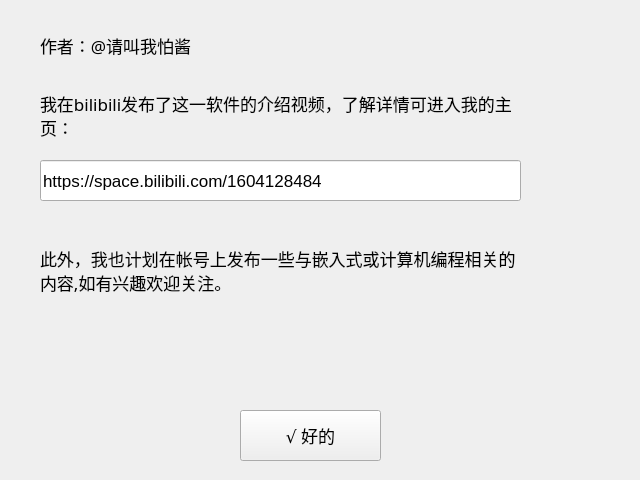
<?xml version="1.0" encoding="UTF-8"?>
<ui version="4.0">
 <class>AboutAuthorDialog</class>
 <widget class="QWidget" name="AboutAuthorDialog">
  <property name="geometry">
   <rect>
    <x>0</x>
    <y>0</y>
    <width>640</width>
    <height>480</height>
   </rect>
  </property>
  <property name="windowTitle">
   <string>Form</string>
  </property>
  <widget class="QLabel" name="label">
   <property name="geometry">
    <rect>
     <x>40</x>
     <y>20</y>
     <width>291</width>
     <height>51</height>
    </rect>
   </property>
   <property name="font">
    <font>
     <family>Arial Unicode MS</family>
     <pointsize>13</pointsize>
    </font>
   </property>
   <property name="text">
    <string>作者：@请叫我怕酱</string>
   </property>
  </widget>
  <widget class="QLabel" name="label_2">
   <property name="geometry">
    <rect>
     <x>40</x>
     <y>90</y>
     <width>491</width>
     <height>51</height>
    </rect>
   </property>
   <property name="font">
    <font>
     <family>Arial Unicode MS</family>
     <pointsize>13</pointsize>
    </font>
   </property>
   <property name="text">
    <string>我在bilibili发布了这一软件的介绍视频，了解详情可进入我的主页：</string>
   </property>
   <property name="wordWrap">
    <bool>true</bool>
   </property>
  </widget>
  <widget class="QLineEdit" name="lineEdit">
   <property name="geometry">
    <rect>
     <x>40</x>
     <y>160</y>
     <width>481</width>
     <height>41</height>
    </rect>
   </property>
   <property name="font">
    <font>
     <pointsize>13</pointsize>
    </font>
   </property>
   <property name="text">
    <string>https://space.bilibili.com/1604128484</string>
   </property>
  </widget>
  <widget class="QLabel" name="label_3">
   <property name="geometry">
    <rect>
     <x>40</x>
     <y>220</y>
     <width>491</width>
     <height>101</height>
    </rect>
   </property>
   <property name="font">
    <font>
     <family>Arial Unicode MS</family>
     <pointsize>13</pointsize>
    </font>
   </property>
   <property name="text">
    <string>此外，我也计划在帐号上发布一些与嵌入式或计算机编程相关的内容,如有兴趣欢迎关注。</string>
   </property>
   <property name="wordWrap">
    <bool>true</bool>
   </property>
  </widget>
  <widget class="QPushButton" name="pushButton">
   <property name="geometry">
    <rect>
     <x>240</x>
     <y>410</y>
     <width>141</width>
     <height>51</height>
    </rect>
   </property>
   <property name="font">
    <font>
     <family>Arial Unicode MS</family>
     <pointsize>13</pointsize>
    </font>
   </property>
   <property name="text">
    <string>√ 好的</string>
   </property>
  </widget>
 </widget>
 <resources/>
 <connections>
  <connection>
   <sender>pushButton</sender>
   <signal>clicked()</signal>
   <receiver>AboutAuthorDialog</receiver>
   <slot>close()</slot>
   <hints>
    <hint type="sourcelabel">
     <x>310</x>
     <y>435</y>
    </hint>
    <hint type="destinationlabel">
     <x>319</x>
     <y>239</y>
    </hint>
   </hints>
  </connection>
 </connections>
</ui>
